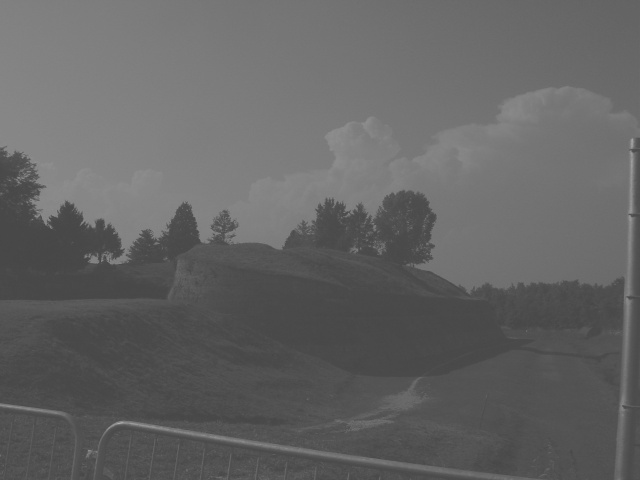
#> input picture lab3/hist_gray.jpg, 640 x 480 px
$ python zad4.py
#> lines starting #> are read from the running program, lines starting #| are printed output that depends on the picture
import matplotlib.pyplot as plt
from PIL import Image
import numpy as np

def get_hist(src: np.ndarray) -> tuple[np.ndarray, np.ndarray]:

    h = np.zeros(255)

    for i in src:
        for j in i:
            h[j] += 1

    return np.arange(255), h

def hist(title: str, axes: plt.Axes, src: np.ndarray) -> None:
    axes[0].set_title(title)
    axes[0].imshow(src, cmap = 'gray')
    axes[1].set_title(f'{title} - hitogram funkcja hist')
    axes[1].hist(src.flatten(), bins = 256)
    axes[1].set_xlim(0, 255)
    axes[2].set_title(f'{title} - histogram ręczny')
    axes[2].bar(*get_hist(src), width = 0.6)
    axes[2].set_xlim(0, 255)

img = np.asarray(Image.open('hist_gray.jpg'))
#> img is the input picture: shape (480, 640); min 65, max 175, mean 100.1

figure, axes = plt.subplots(1, 3, num = 'Zadanie 4')

hist('hist_gray.jpg', axes, img)
#> after the loop in get_hist, `for i in src:`: h = 255 values, max 14707 at index 74, min 0 at index 0, mean 1204.7

plt.show()
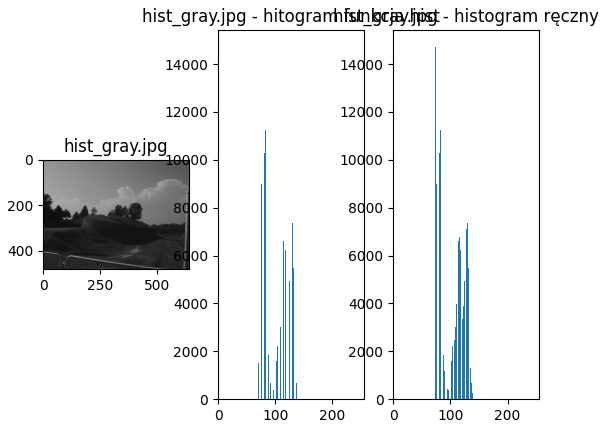
#> figure drawn by matplotlib, 3 panels; panel 2: tallest bar 14707 high, from x = 73.59 to 74.02; panel 3: tallest bar 14707 high, from x = 73.7 to 74.3
